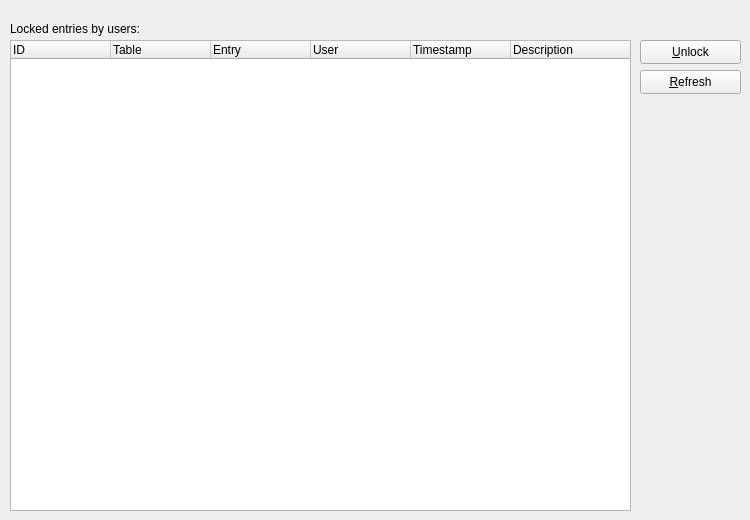
     <widget class="QWidget" name="unlocks" >
      <attribute name="title" >
       <string>Unlock</string>
      </attribute>
      <widget class="QLabel" name="label_98" >
       <property name="geometry" >
        <rect>
         <x>10</x>
         <y>20</y>
         <width>151</width>
         <height>18</height>
        </rect>
       </property>
       <property name="text" >
        <string>Locked entries by users:</string>
       </property>
      </widget>
      <widget class="QTreeWidget" name="lock_tree" >
       <property name="geometry" >
        <rect>
         <x>10</x>
         <y>40</y>
         <width>621</width>
         <height>471</height>
        </rect>
       </property>
       <column>
        <property name="text" >
         <string>ID</string>
        </property>
       </column>
       <column>
        <property name="text" >
         <string>Table</string>
        </property>
       </column>
       <column>
        <property name="text" >
         <string>Entry</string>
        </property>
       </column>
       <column>
        <property name="text" >
         <string>User</string>
        </property>
       </column>
       <column>
        <property name="text" >
         <string>Timestamp</string>
        </property>
       </column>
       <column>
        <property name="text" >
         <string>Description</string>
        </property>
       </column>
      </widget>
      <widget class="QPushButton" name="lock_btnunlock" >
       <property name="geometry" >
        <rect>
         <x>640</x>
         <y>40</y>
         <width>101</width>
         <height>24</height>
        </rect>
       </property>
       <property name="text" >
        <string>&amp;Unlock</string>
       </property>
       <property name="icon" >
        <iconset resource="../resources/images/first4.qrc" >:/unlock.png</iconset>
       </property>
      </widget>
      <widget class="QPushButton" name="lock_btnrefresh" >
       <property name="geometry" >
        <rect>
         <x>640</x>
         <y>70</y>
         <width>101</width>
         <height>24</height>
        </rect>
       </property>
       <property name="text" >
        <string>&amp;Refresh</string>
       </property>
       <property name="icon" >
        <iconset resource="../resources/images/first4.qrc" >:/impexp.png</iconset>
       </property>
      </widget>
     </widget>
